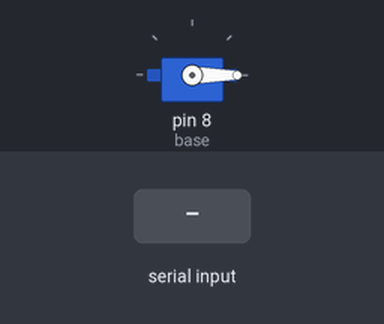
This sketch was run on a simulated Arduino Uno, built with avr-gcc and run on an emulated ATmega328P. Parts: servo. The inputs (shaded band) are chosen by the test bench.

Above: at 1.2 s.
1.3 s: "90,45\n" received over Serial
At 1.6 s:
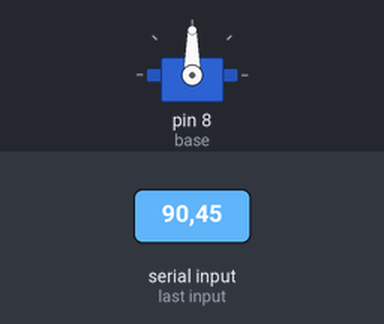
2.8 s: "30,150\n" received over Serial
At 4.0 s:
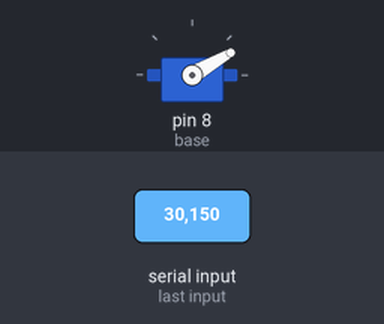
4.3 s: "200\n" received over Serial
At 5.1 s:
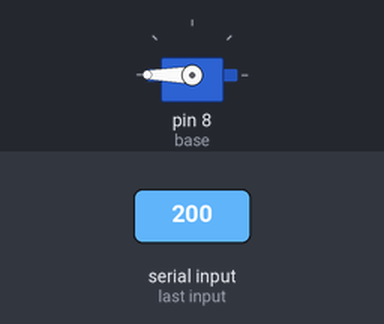
5.8 s: "90\n" received over Serial
At 6.3 s:
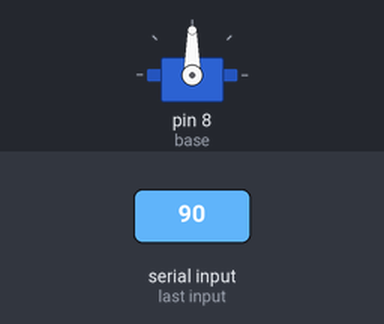
Timing chart, 0 to 8.3 s (numbered marks = the images above; inputs shaded):
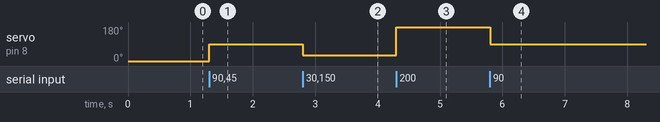

Measured:
- after the input at 1.3 s, servo on pin 8 (base): 0° → 90° at once
- after the input at 2.8 s, servo on pin 8 (base): 90° → 30° at once
- after the input at 4.3 s, servo on pin 8 (base): 30° → 180° at once
- after the input at 5.8 s, servo on pin 8 (base): 180° → 90° at once

The sketch:

simple_servo_control.ino
```cpp
#include <Servo.h>

Servo base;

void setup() {

  base.attach(8 );
  base.write(0);

  Serial.begin(115200);
  Serial.setTimeout(1);
}

void loop() {
  if (Serial.available()) {
    int angle = Serial.readString().toInt();
    base.write(angle);
  }

  delay(0.1);
  // elbow and gripper stay fixed in this example
}
```
